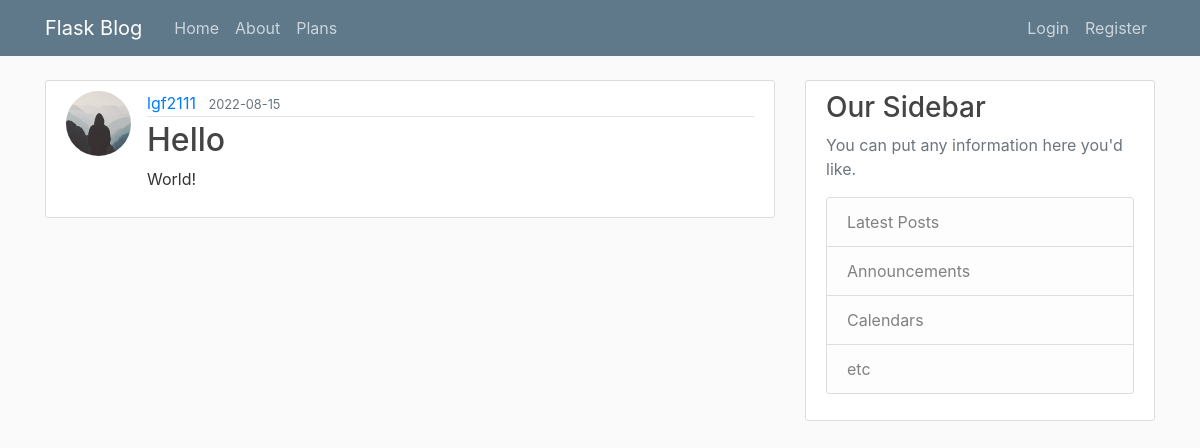
Page /post/3 on the earlier database version.
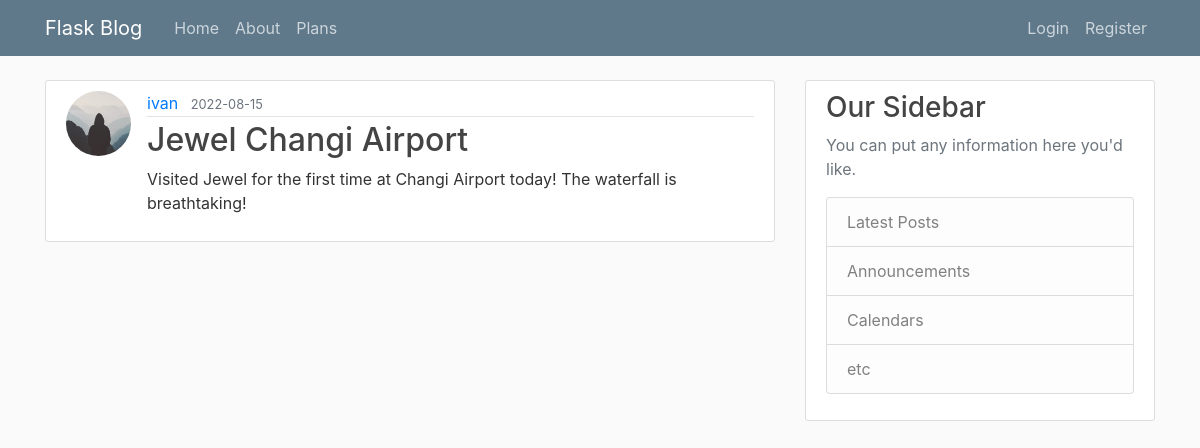
Same page on the later database version.
### flaskblog/models.py (models this page shows, shortened)
class User(db.Model, UserMixin):
    id = db.Column(db.Integer, primary_key=True)
    username = db.Column(db.String(20), unique=True, nullable=False)
    is_premium = db.Column(db.Boolean, nullable=False, default=False)
    role_id = db.Column(db.Integer, db.ForeignKey('role.id'), nullable=False, default=1)
    email = db.Column(db.String(120), unique=True, nullable=False)
    image_file = db.Column(db.String(20), nullable=False, default='default.jpg')
    encrypted_password = db.Column(db.Text, nullable=False)
    nonce = db.Column(db.Text, nullable=False)
    tag = db.Column(db.Text, nullable=False)
    login_attempt = db.Column(db.Integer, nullable=False, default=0)
    posts = db.relationship('Post', backref='author', lazy=True)
    mfa = db.Column(db.Boolean, default=False, nullable=False)
    comments = db.relationship('Comment', backref='user', lazy=True)
    logout_time = db.Column(db.DateTime)

class Post(db.Model):
    id = db.Column(db.Integer, primary_key=True)
    title = db.Column(db.String(100), nullable=False)
    date_posted = db.Column(db.DateTime, nullable=False, default=datetime.utcnow)
    content = db.Column(db.Text, nullable=False)
    user_id = db.Column(db.Integer, db.ForeignKey('user.id'), nullable=False)
    comments = db.relationship('Comment', lazy=True)

### flaskblog/posts/routes.py (the view)
@posts.route("/post/<int:post_id>")
def post(post_id):
    post = Post.query.get_or_404(post_id)
    return render_template('posts/post.html', title=post.title, post=post)

### run.py (called while the page is built, shortened)
@app.before_request
def before_request():
    session.permanent = True
    app.permanent_session_lifetime = timedelta(minutes=10)
    session.modified = True
    g.user = current_user

### flaskblog/templates/posts/post.html (shortened to what this page needs)
{% extends "layout.html" %}
{% block content %}
  <article class="media content-section">
    <img class="rounded-circle article-img" src="{{ url_for('static', filename='profile_pics/' + post.author.image_file) }}">
    <div class="media-body">
      <div class="article-metadata">
        <a class="mr-2" href="{{ url_for('users.user_posts', username=post.author.username) }}">{{ post.author.username }}</a>
        <small class="text-muted">{{ post.date_posted.strftime('%Y-%m-%d') }}</small>
      </div>
      <h2 class="article-title">{{ post.title }}</h2>
      <p class="article-content">{{ post.content }}</p>
    </div>
  </article>
{% endblock content %}

Differences in the rows shown:
changed User: author.username "lgf2111" → "ivan"
changed Post: title "Hello" → "Jewel Changi Airport"; content "World!" → "Visited Jewel for the first time at Changi Airport today! The waterfall is breathtaking!"
